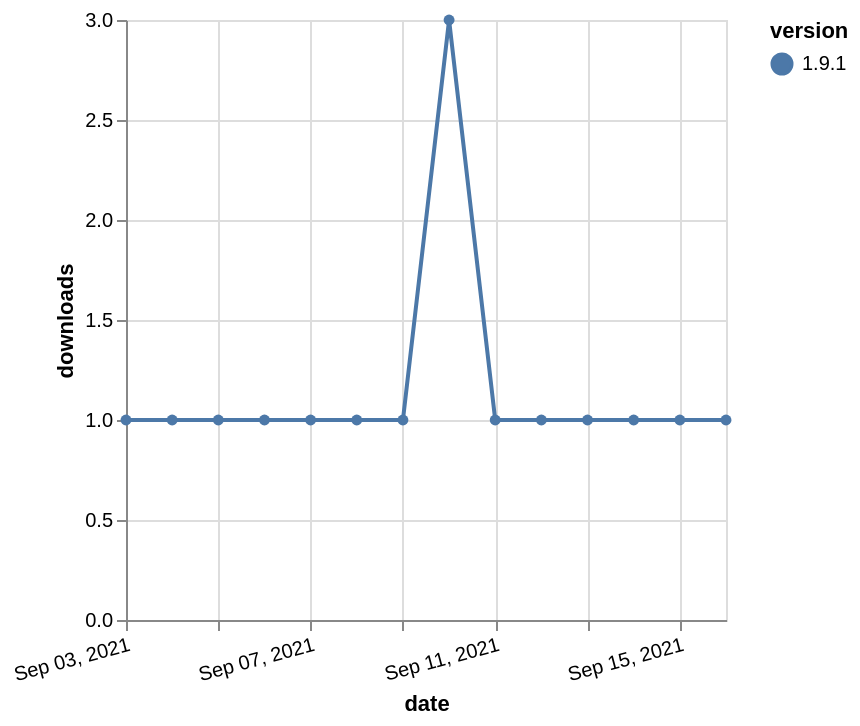

Write a Vega-Lite specification for this figure.
### Vega-Lite specification from a JSON file in a GitHub repository (floating-point values rounded to 4 significant figures)
{"$schema": "https://vega.github.io/schema/vega-lite/v5.json", "description": "A simple bar chart with embedded data.", "data": {"values": [{"date": "2021-09-03", "total": 195, "delta": 1, "version": "1.9.1"}, {"date": "2021-09-04", "total": 196, "delta": 1, "version": "1.9.1"}, {"date": "2021-09-05", "total": 197, "delta": 1, "version": "1.9.1"}, {"date": "2021-09-06", "total": 198, "delta": 1, "version": "1.9.1"}, {"date": "2021-09-07", "total": 199, "delta": 1, "version": "1.9.1"}, {"date": "2021-09-08", "total": 200, "delta": 1, "version": "1.9.1"}, {"date": "2021-09-09", "total": 201, "delta": 1, "version": "1.9.1"}, {"date": "2021-09-10", "total": 204, "delta": 3, "version": "1.9.1"}, {"date": "2021-09-11", "total": 205, "delta": 1, "version": "1.9.1"}, {"date": "2021-09-12", "total": 206, "delta": 1, "version": "1.9.1"}, {"date": "2021-09-13", "total": 207, "delta": 1, "version": "1.9.1"}, {"date": "2021-09-14", "total": 208, "delta": 1, "version": "1.9.1"}, {"date": "2021-09-15", "total": 209, "delta": 1, "version": "1.9.1"}, {"date": "2021-09-16", "total": 210, "delta": 1, "version": "1.9.1"}]}, "width": "container", "mark": {"type": "line", "point": {"filled": true}}, "encoding": {"x": {"field": "date", "type": "temporal", "timeUnit": "yearmonthdate", "title": "date", "axis": {"labelAngle": -15}}, "y": {"field": "delta", "type": "quantitative", "title": "downloads"}, "color": {"field": "version", "type": "nominal"}, "tooltip": {"field": "delta"}}}
